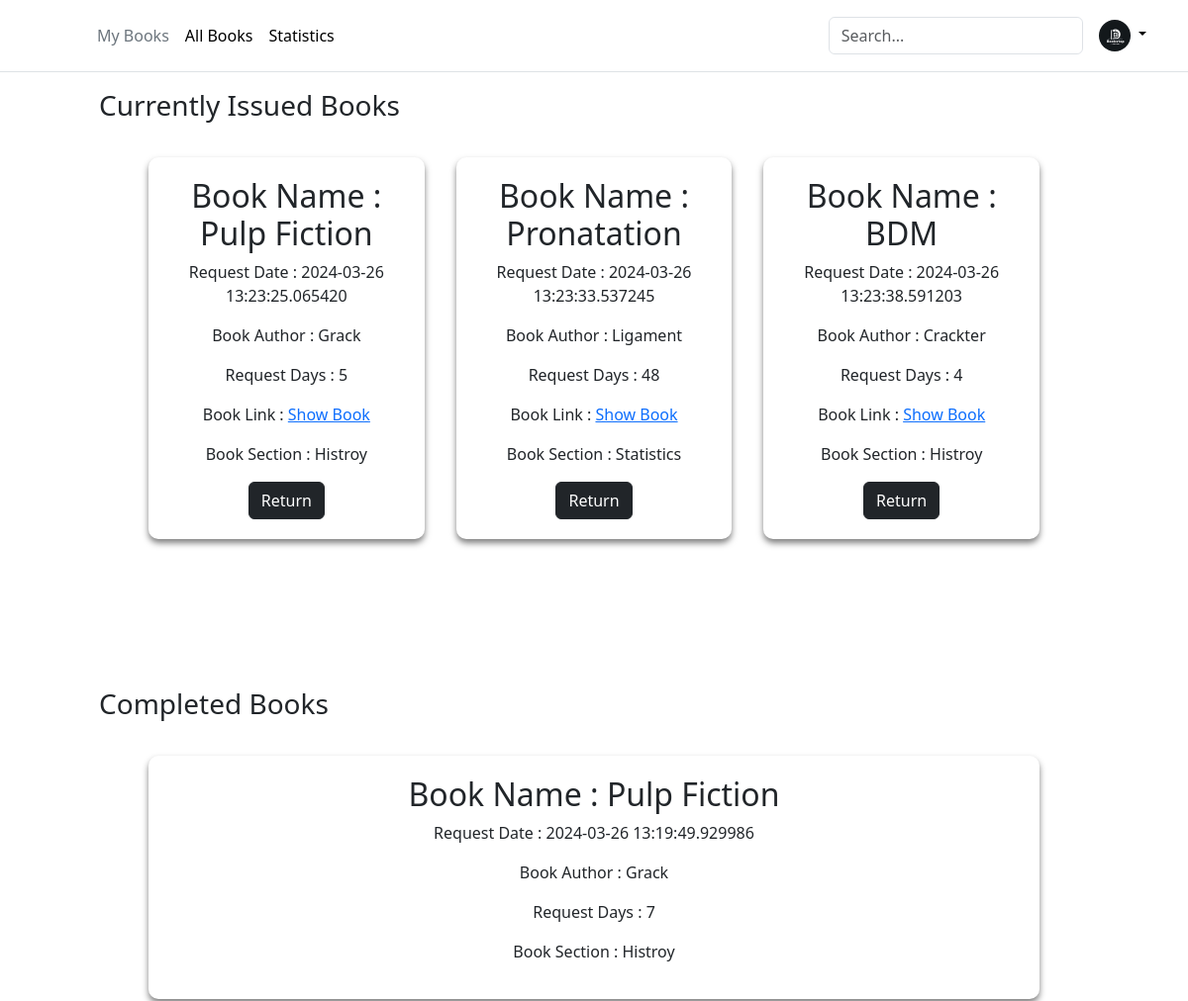
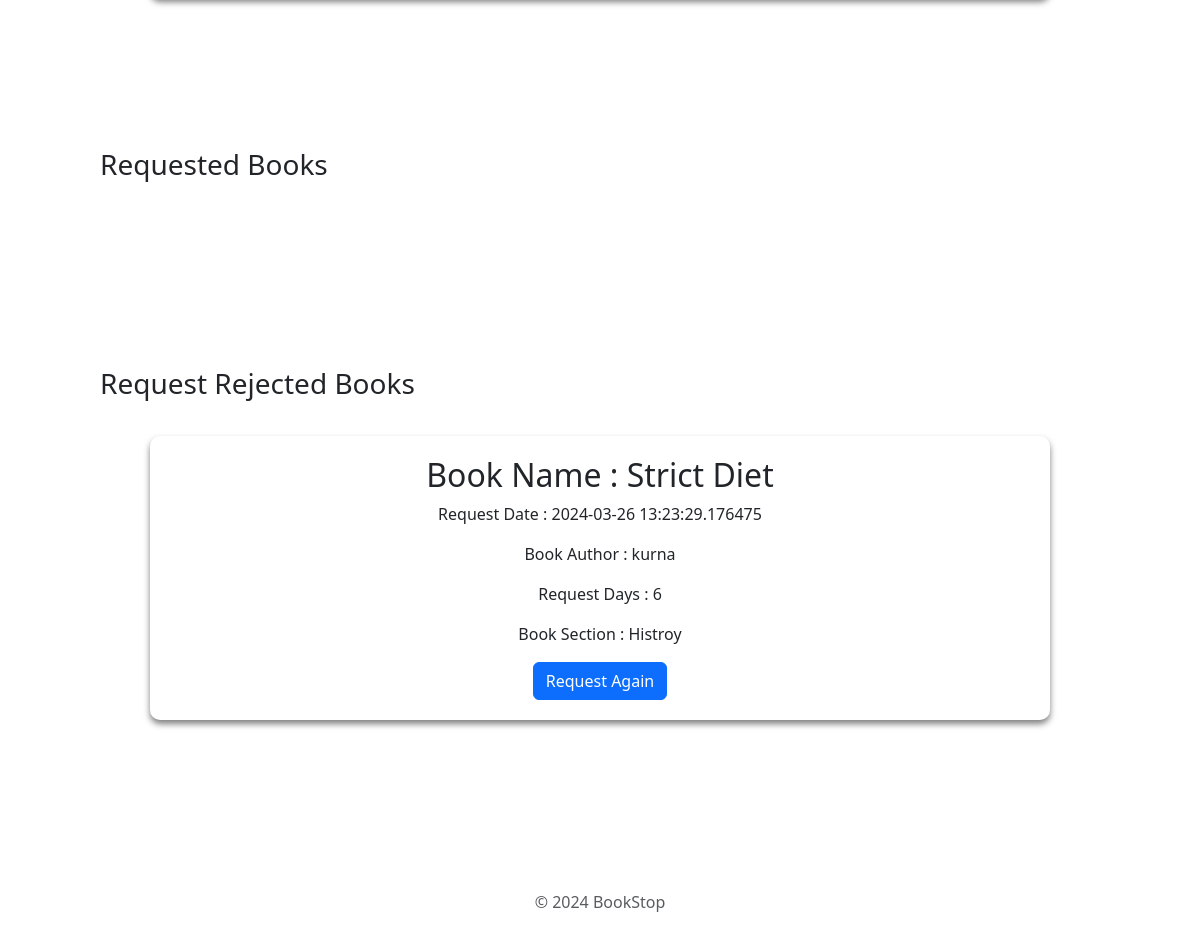
The app's page /myBooks (signed in), older data (2 pictures, top to bottom).
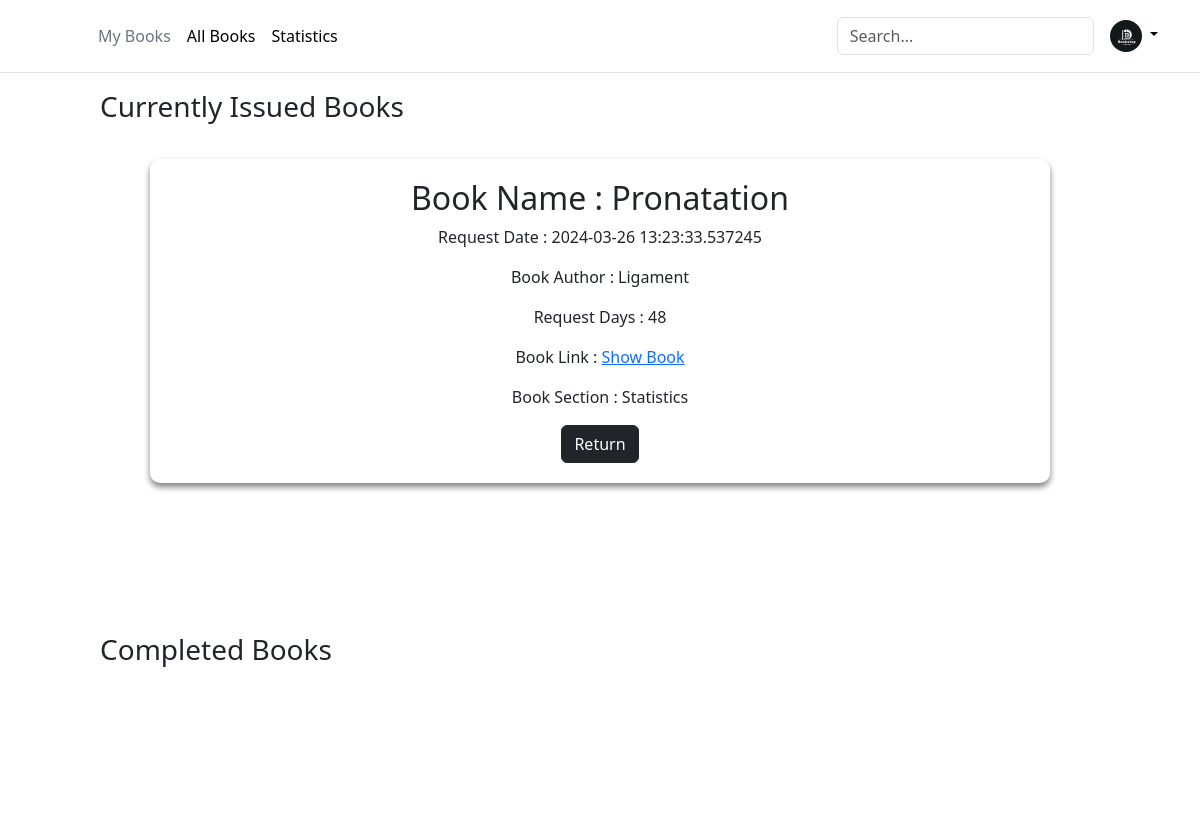
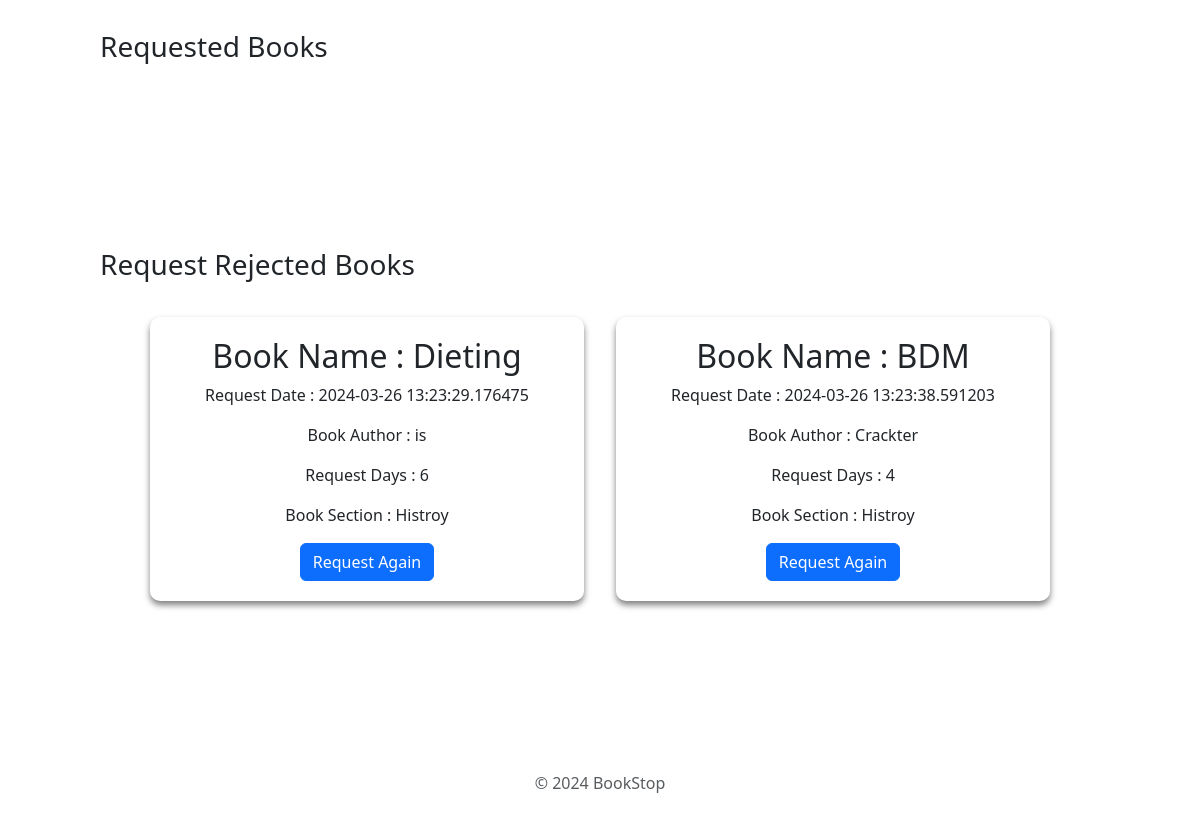
The same page, newer data (2 pictures, top to bottom).
### app.py (models this page shows)
class BookIssue(db.Model):
    __tablename__ = 'BookIssue'
    IssueId = db.Column(db.Integer, autoincrement=True, primary_key=True)
    UserId = db.Column(db.Integer, db.ForeignKey(User.UserId), nullable=False)
    BookId = db.Column(db.Integer, db.ForeignKey(Books.BookId), nullable=False)
    SectionId = db.Column(db.Integer, db.ForeignKey(Section.SectionId), nullable=False)
    RequestDate = db.Column(db.DateTime, nullable=False, default=datetime.datetime.utcnow)
    Days = db.Column(db.Integer, nullable=False)
    IssueDate = db.Column(db.String)
    IssueStatus = db.Column(db.String, nullable=False)
    LastIssueStatusDate = db.Column(db.String)

### app.py (the view, shortened to what this page needs)
@app.route("/myBooks", methods=["GET","POST"])
def myBooks():
    print(session['user_id'])
    if 'user_id' not in session:
        return redirect(url_for('userLogin'))
    BookIssueMergeTable = BookIssueMerge.query.filter(
        BookIssueMerge.UserId == session['user_id'],
        BookIssueMerge.Section_Title.isnot(None),
        BookIssueMerge.Author.isnot(None),
        BookIssueMerge.Book_Title.isnot(None),
        BookIssueMerge.IssueStatus == "requested",
        BookIssueMerge.UserName.isnot(None)).all()
    ApprovedBookIssueMergeTable = BookIssueMerge.query.filter(
        BookIssueMerge.UserId == session['user_id'],
        BookIssueMerge.Section_Title.isnot(None),
        BookIssueMerge.Author.isnot(None),
        BookIssueMerge.Book_Title.isnot(None),
        BookIssueMerge.IssueStatus == "Approved",
        BookIssueMerge.UserName.isnot(None)).all()
    RejectedBookIssueMergeTable = BookIssueMerge.query.filter(
        BookIssueMerge.UserId == session['user_id'],
        BookIssueMerge.Section_Title.isnot(None),
        BookIssueMerge.Author.isnot(None),
        BookIssueMerge.Book_Title.isnot(None),
        BookIssueMerge.IssueStatus == "Rejected",
        BookIssueMerge.UserName.isnot(None)).all()
    ExpiredBookIssueMergeTable = BookIssueMerge.query.filter(
        BookIssueMerge.UserId == session['user_id'],
        BookIssueMerge.Section_Title.isnot(None),
        BookIssueMerge.Author.isnot(None),
        BookIssueMerge.Book_Title.isnot(None),
        BookIssueMerge.IssueStatus == "Expired",
        BookIssueMerge.UserName.isnot(None)).all()
    return render_template("myBooks.html", approvedBooks = ApprovedBookIssueMergeTable, rejectedBooks = RejectedBookIssueMergeTable, issueBooks = BookIssueMergeTable,
    expiredBooks = ExpiredBookIssueMergeTable)

### templates/myBooks.html (shortened to what this page needs)
<!DOCTYPE html>
<html lang="en">
  <head>
    <link rel="stylesheet" href="/static/add-section.css" />
    {% include 'bootstrap.html' %}
  </head>
  <body>
    <div>
      {% include 'header.html' %}
      <div>
        <h3 class="firstHeading">Currently Issued Books</h3>
        <div class="main-container">
          {% for book in approvedBooks %}
          <div class="section-container" id="1">
            <h2>Book Name : {{book.Book_Title}}</h2>
            <p>Request Date : {{book.RequestDate}}</p>
            <p>Book Author : {{book.Author}}</p>
            <p>Request Days : {{book.Days}}</p>
            <p>
              Book Link :
              <a href="{{ url_for('download_book', filename=book.Book_Link) }}"
                >Show Book</a
              >
            </p>
            <div>
              <p>Book Section : {{book.Section_Title}}</p>
            </div>
            <form action="/myBooks" method="post" style="display: inline">
              <button type="submit" class="btn btn-dark">Return</button>
            </form>
          </div>
          {% endfor %}
        </div>
        <h3>Completed Books</h3>
        <div class="main-container">
          {% for book in expiredBooks %}
          <div class="section-container" id="1">
            <h2>Book Name : {{book.Book_Title}}</h2>
            <p>Request Date : {{book.RequestDate}}</p>
            <p>Book Author : {{book.Author}}</p>
            <p>Request Days : {{book.Days}}</p>
            <div>
              <p>Book Section : {{book.Section_Title}}</p>
            </div>
          </div>
          {% endfor %}
        </div>
        <h3>Requested Books</h3>
        <div class="main-container">
        </div>
        <h3>Request Rejected Books</h3>
        <div class="main-container">
          {% for book in rejectedBooks %}
          <div class="section-container" id="1">
            <h2>Book Name : {{book.Book_Title}}</h2>
            <p>Request Date : {{book.RequestDate}}</p>
            <p>Book Author : {{book.Author}}</p>
            <p>Request Days : {{book.Days}}</p>
            <div>
              <p>Book Section : {{book.Section_Title}}</p>
            </div>
            <form action="/myBooks" method="post" style="display: inline">
              <button type="submit" class="btn btn-primary">
                Request Again
              </button>
            </form>
          </div>
          {% endfor %}
        </div>
        {% include 'footer.html' %}
      </div>
    </div>
  </body>
</html>

Row changes from the older to the newer data that the page shows:
no longer on this page (row unchanged): BookIssue: Book_Title "Pulp Fiction", RequestDate "2024-03-26 13:23:25.065420", Author "Grack", Days "5", Section_Title "Histroy", shown under "Currently Issued Books"
no longer on this page (row unchanged): BookIssue: Book_Title "Pulp Fiction", RequestDate "2024-03-26 13:19:49.929986", Author "Grack", Days "7", Section_Title "Histroy", shown under "Completed Books"
computed for BookIssue (number 2 of 3 on the later page): Book_Title "Strict Diet" → "Dieting"; Author "kurna" → "is"
changed BookIssue (number 3 of 3 on the later page): moves from the list under "Currently Issued Books" to the list under "Request Rejected Books"
